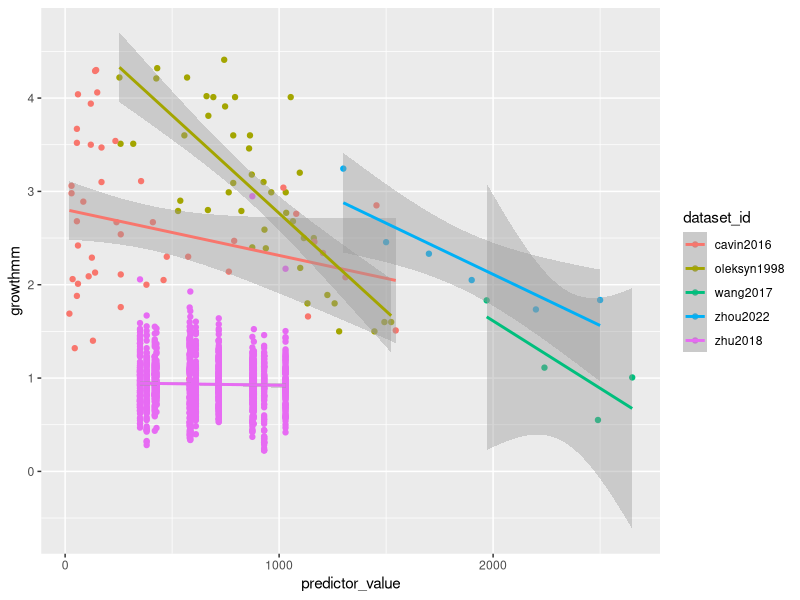
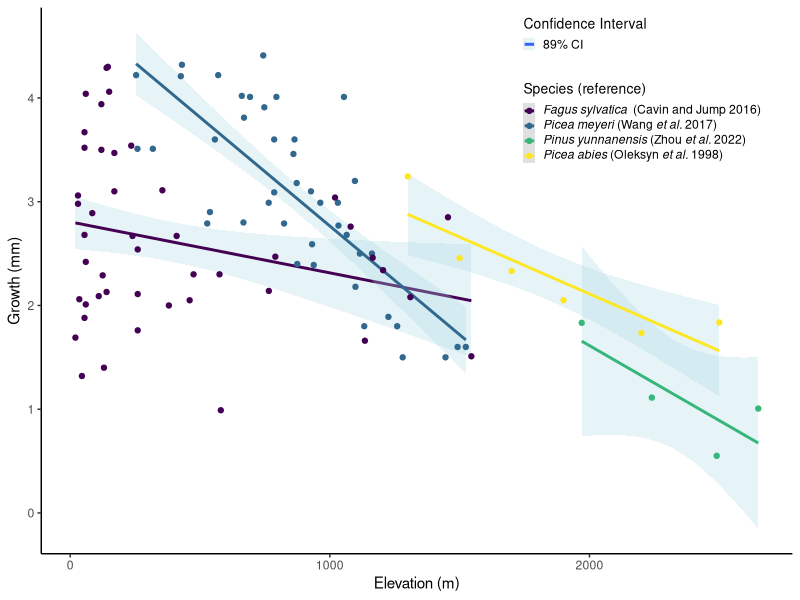

Recreate these plots in R, in order. (Note: this script raises an error after producing the figures.)
## Started 28 August 2023 ##
## By Lizzie so far ##

# housekeeping
rm(list=ls()) 
options(stringsAsFactors=FALSE)

# Setting working directory. Add in your own path in an if statement for your file structure
if(length(grep("lizzie", getwd())>0)) { 
  setwd("~/Documents/git/projects/grephon/grephon/analyses/growthxelevationetc")
} else if (length(grep("ailene", getwd()))>0) {
  setwd("boomboom")
} else if (length(grep("britanywuuu", getwd()))>0) {
  setwd("~/Documents/ubc/year5/TemporalEcologyLab/grephon/analyses/growthxelevationetc")
}

# packages
library(ggplot2)
library(viridis)
library(dplyr)
# get the data
d <- read.csv("input/classicalrefs_datascraped.csv")

# fix the growth in cm and make error numeric, or 0
d$growthmm <- d$growth_value
d$growthmm[which(d$growth_units=="cm/yr-1")] <- d$growth_value[which(d$growth_units=="cm/yr-1")]*10
d$error <- as.numeric(d$growth_errorvalue)
d$error[which(is.na(d$error)==TRUE)] <- 0

# subset to elevation-ish
unique(d$predictor_type)
delev <- subset(d, predictor_type!="latitude")
dlat <- subset(d, predictor_type=="latitude")


# one study (huang2010) has multiple species
table(d$species, d$dataset_id)

ggplot(delev, aes(x=predictor_value, y=growthmm, color=dataset_id)) +
    geom_point() +
    geom_smooth(method="lm")

# zhu2018 seems weird, but I think latitude may also vary with elevation according to Table 1?
# Will confirm and for now remove ...

delevsm <- subset(delev, dataset_id!="zhu2018")


ggplot(delevsm, aes(x=predictor_value, y=growthmm, color=species)) +
  geom_smooth(method = "lm", level = 0.89, aes(group = species, fill = "89% CI"), alpha = 0.3) +  # 89% CI
  geom_point() +
  scale_color_viridis_d(option = "viridis", name = "Species (reference)", 
  labels = c(expression(italic("Fagus sylvatica") ~ " (Cavin and Jump 2016)"), 
             expression(italic("Picea meyeri") ~ "(Wang" ~  italic("et al.") ~ "2017)"),
             expression(italic("Pinus yunnanensis") ~ "(Zhou" ~ italic("et al.") ~ "2022)"),
             expression(italic("Picea abies") ~ "(Oleksyn" ~ italic("et al.") ~ "1998)"))) +
  scale_fill_manual(name = "Confidence Interval", values = c("89% CI" = "lightblue", "95% CI" = "grey")) +
  xlab("Elevation (m)") +
  ylab("Growth (mm)") +
  theme_classic() +
  theme(legend.position = c(0.8,0.85), 
        legend.key.size = unit(0.3, "cm"), 
        legend.text.align = 0,
        legend.title = element_text(size = 10))
ggsave("output/growthbyelevation_plot.pdf", dpi = 300)

  

# Hmm, the error we do have seems big
ggplot(delevsm, aes(x=predictor_value, y=growthmm, color=species, ymin = growthmm-error, ymax = growthmm + error)) +
    geom_point() +
    geom_errorbar(width = 0.2) +
    geom_smooth(method="lm")

# Latitude
ggplot(dlat, aes(x=predictor_value, y=growthmm, color=species)) +
    geom_smooth(method="lm", aes(group = species)) +
  geom_point() +
  scale_color_viridis_d(option = "viridis", name = "Species") +
  xlab("Elevation (m)") +
  ylab("Growth (mm)") +
  scale_x_continuous(breaks = seq(46, 54.5, by = 2))+
  ylim(c(0,3.2)) +
  theme(legend.position = c(0.8,0.85), 
        legend.key.size = unit(0.2, "cm"), 
        legend.text = element_text(face = "italic"),
        legend.title = element_text(size = 10))
